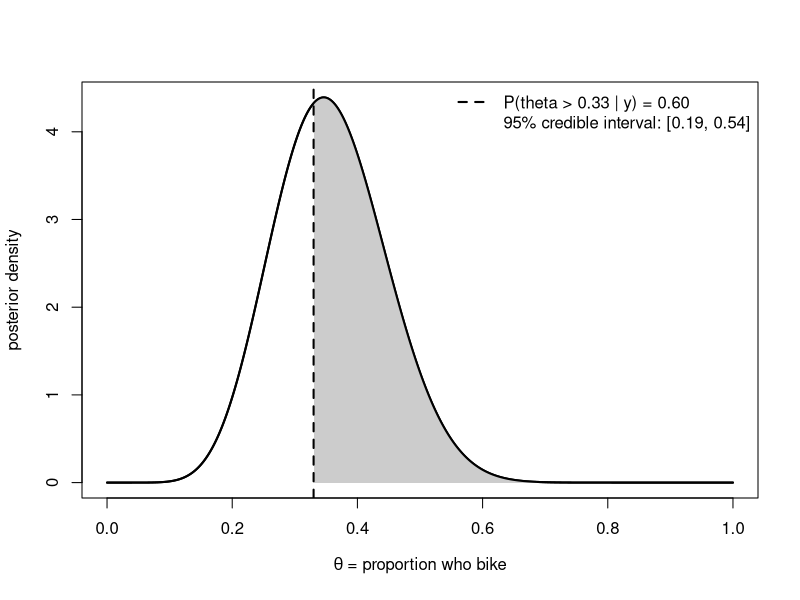
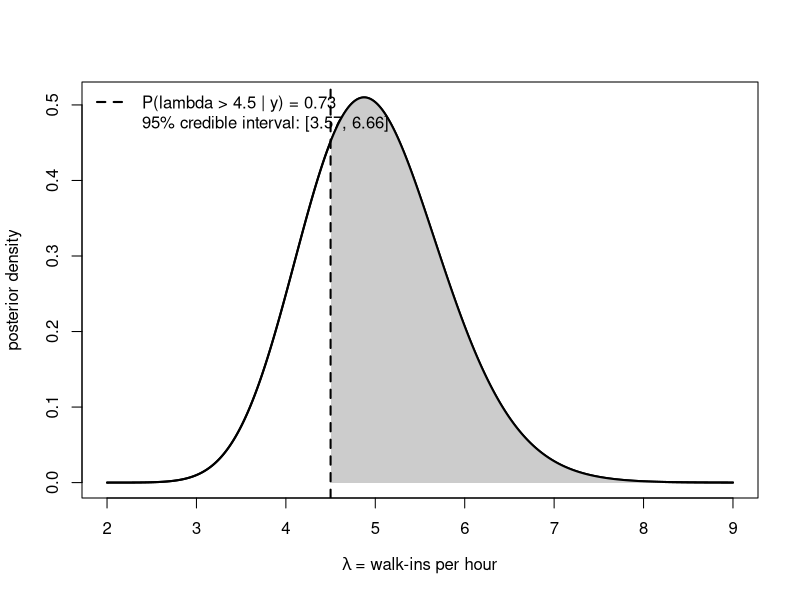

Write the R code that produced these figures, in order.
## ---- chunk 1
#| label: fig-bike-threshold
#| fig-cap: "The Beta(10,18) posterior for the bike-to-campus proportion, with the decision threshold c = 0.33 marked and the region θ > 0.33 shaded. The shaded area is the posterior probability that the true proportion exceeds a third — the number the recommendation rests on."
#| fig-alt: "A smooth posterior density curve for the bike proportion peaking near 0.36 and spanning roughly 0.15 to 0.6. A vertical dashed line at 0.33 marks the decision threshold, and the area under the curve to the right of that line is shaded, representing the posterior probability that the proportion exceeds a third, which is a bit over half of the total area."
set.seed(1414)
c_thr <- 0.33
grid  <- seq(0, 1, length.out = 1000)
dens  <- dbeta(grid, 10, 18)

plot(grid, dens, type = "l", lwd = 2,
     main = "", xlab = expression(theta ~ "= proportion who bike"),
     ylab = "posterior density")

# Shade the action region theta > c
xr <- grid[grid >= c_thr]
yr <- dbeta(xr, 10, 18)
polygon(c(c_thr, xr, 1), c(0, yr, 0), col = "grey80", border = NA)
lines(grid, dens, lwd = 2)
abline(v = c_thr, lty = 2, lwd = 2)

# Posterior probability theta > c, and the 95% credible interval
p_exceed <- 1 - pbeta(c_thr, 10, 18)
ci       <- qbeta(c(0.025, 0.975), 10, 18)
legend("topright", bty = "n",
       legend = c(sprintf("P(theta > %.2f | y) = %.2f", c_thr, p_exceed),
                  sprintf("95%% credible interval: [%.2f, %.2f]", ci[1], ci[2])),
       lty = c(2, NA), lwd = c(2, NA))
## ---- chunk 2
#| label: fig-clinic-threshold
#| fig-cap: "The Gamma(40,8) posterior for the clinic walk-in rate, with the staffing threshold c = 4.5 per hour marked and the region λ > 4.5 shaded. The shaded area is the posterior probability the true rate exceeds the staffing cutoff."
#| fig-alt: "A posterior density curve for the hourly walk-in rate peaking near 5 and spanning roughly 3.3 to 7. A vertical dashed line at 4.5 marks the staffing threshold, and the area under the curve to the right of the line is shaded, covering most of the distribution and representing a high posterior probability that the rate exceeds the cutoff."
set.seed(1414)
c_thr <- 4.5
grid  <- seq(2, 9, length.out = 1000)
dens  <- dgamma(grid, shape = 40, rate = 8)

plot(grid, dens, type = "l", lwd = 2,
     main = "", xlab = expression(lambda ~ "= walk-ins per hour"),
     ylab = "posterior density")

xr <- grid[grid >= c_thr]
yr <- dgamma(xr, shape = 40, rate = 8)
polygon(c(c_thr, xr, max(grid)), c(0, yr, 0), col = "grey80", border = NA)
lines(grid, dens, lwd = 2)
abline(v = c_thr, lty = 2, lwd = 2)

p_exceed <- 1 - pgamma(c_thr, shape = 40, rate = 8)
ci       <- qgamma(c(0.025, 0.975), shape = 40, rate = 8)
legend("topleft", bty = "n",
       legend = c(sprintf("P(lambda > %.1f | y) = %.2f", c_thr, p_exceed),
                  sprintf("95%% credible interval: [%.2f, %.2f]", ci[1], ci[2])),
       lty = c(2, NA), lwd = c(2, NA))
